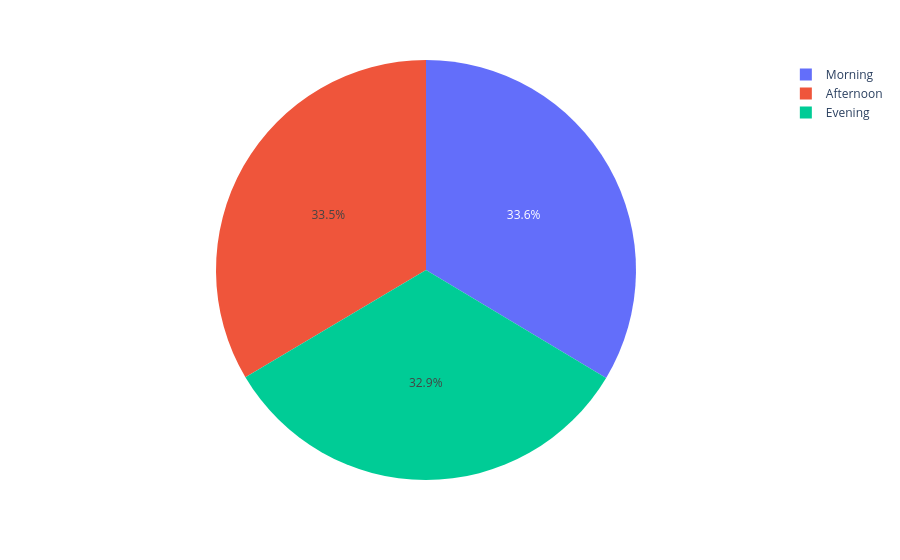

Write notebook code for a chart like this one.
### Code cell
px.pie(df, values='Sales', names='Time')

### Figure 1 — Plotly figure (JSON) as saved in the notebook; plotly's stock layout.template omitted (floating-point values rounded to 4 significant figures; data arrays with more than 128 entries replaced by an {"elided": "..."} marker saying what was removed)
{"data": [{"domain": {"x": [0, 1], "y": [0, 1]}, "hovertemplate": "Time=%{label}<br>Sales=%{value}<extra></extra>", "labels": {"elided": "7560 str values"}, "legendgroup": "", "name": "", "showlegend": true, "type": "pie", "values": {"elided": "7560 float values"}}], "layout": {"autosize": true, "legend": {"tracegroupgap": 0}, "margin": {"t": 60}}}
